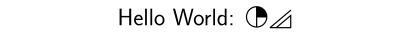

Source code (Python):
# -*- coding: utf-8 -*-
"""
Copyright (C) 2021 MeteoSwiss,
originally written by F.P.A. Vogt; frederic.vogt@meteoswiss.ch

This file may be distributed and/or modified under the conditions
of the BSD-3-Clause License.
The terms of this license are available at:

https://opensource.org/licenses/BSD-3-Clause

SPDX-License-Identifier: BSD-3-Clause

Module content: minimal working example of the metsymb LaTeX package
with matplotlib figures.
"""

# Import matplotlib
from matplotlib import pyplot as plt

# Set the proper rcparams elements
plt.style.use('./metsymb_mwe.mplstyle')

# Create a basic figure with some demo text in the center.
plt.close(1)
plt.figure(1, figsize=(4, 0.5))
plt.text(0.5, 0.5,
         r'\LARGE Hello World: \threeoktas \nimbostratus',
         ha='center')
plt.axis('off')

# Export to different format and display on-screen.
plt.savefig('metsymb_mwe.pdf')
plt.savefig('metsymb_mwe.png')
#plt.show()
